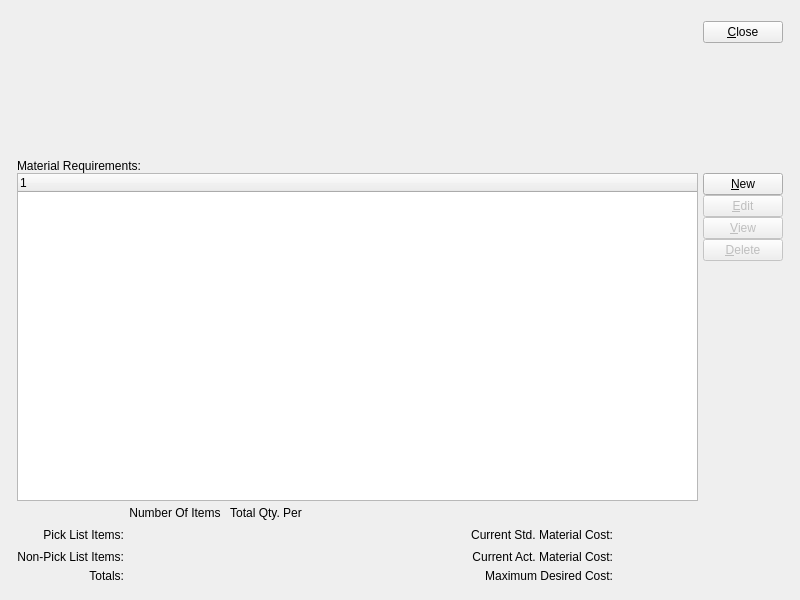
<ui version="4.0" >
 <author></author>
 <comment>This file is part of the xTuple ERP: PostBooks Edition, a free and
open source Enterprise Resource Planning software suite,
Copyright (c) 1999-2011 by OpenMFG LLC, d/b/a xTuple.
It is licensed to you under the Common Public Attribution License
version 1.0, the full text of which (including xTuple-specific Exhibits)
is available at www.xtuple.com/CPAL.  By using this software, you agree
to be bound by its terms.</comment>
 <class>workOrderMaterials</class>
 <widget class="QWidget" name="workOrderMaterials" >
  <property name="geometry" >
   <rect>
    <x>0</x>
    <y>0</y>
    <width>800</width>
    <height>600</height>
   </rect>
  </property>
  <property name="windowTitle" >
   <string>Maintain Work Order Materials</string>
  </property>
  <layout class="QGridLayout" >
   <item row="0" column="0" >
    <layout class="QGridLayout" >
     <property name="leftMargin" >
      <number>12</number>
     </property>
     <property name="topMargin" >
      <number>12</number>
     </property>
     <property name="rightMargin" >
      <number>12</number>
     </property>
     <property name="bottomMargin" >
      <number>12</number>
     </property>
     <property name="horizontalSpacing" >
      <number>12</number>
     </property>
     <property name="verticalSpacing" >
      <number>12</number>
     </property>
     <item row="0" column="0" >
      <layout class="QHBoxLayout" >
       <property name="spacing" >
        <number>0</number>
       </property>
       <item>
        <widget class="WoCluster" name="_wo" >
         <property name="sizePolicy" >
          <sizepolicy vsizetype="Fixed" hsizetype="Fixed" >
           <horstretch>0</horstretch>
           <verstretch>0</verstretch>
          </sizepolicy>
         </property>
         <property name="minimumSize" >
          <size>
           <width>290</width>
           <height>130</height>
          </size>
         </property>
        </widget>
       </item>
       <item>
        <spacer>
         <property name="orientation" >
          <enum>Qt::Horizontal</enum>
         </property>
         <property name="sizeType" >
          <enum>QSizePolicy::Expanding</enum>
         </property>
         <property name="sizeHint" >
          <size>
           <width>20</width>
           <height>20</height>
          </size>
         </property>
        </spacer>
       </item>
       <item>
        <layout class="QVBoxLayout" >
         <property name="spacing" >
          <number>0</number>
         </property>
         <item>
          <widget class="QPushButton" name="_close" >
           <property name="text" >
            <string>&amp;Close</string>
           </property>
          </widget>
         </item>
         <item>
          <spacer>
           <property name="orientation" >
            <enum>Qt::Vertical</enum>
           </property>
           <property name="sizeType" >
            <enum>QSizePolicy::Preferred</enum>
           </property>
           <property name="sizeHint" >
            <size>
             <width>20</width>
             <height>100</height>
            </size>
           </property>
          </spacer>
         </item>
        </layout>
       </item>
      </layout>
     </item>
     <item row="1" column="0" >
      <layout class="QVBoxLayout" >
       <property name="spacing" >
        <number>0</number>
       </property>
       <item>
        <widget class="XLabel" name="_materialRequirementsLit" >
         <property name="minimumSize" >
          <size>
           <width>0</width>
           <height>0</height>
          </size>
         </property>
         <property name="text" >
          <string>Material Requirements:</string>
         </property>
         <property name="alignment" >
          <set>Qt::AlignVCenter</set>
         </property>
        </widget>
       </item>
       <item>
        <layout class="QHBoxLayout" >
         <item>
          <layout class="QVBoxLayout" >
           <item>
            <widget class="XTreeWidget" name="_womatl" >
             <property name="sizePolicy" >
              <sizepolicy vsizetype="Expanding" hsizetype="Expanding" >
               <horstretch>0</horstretch>
               <verstretch>0</verstretch>
              </sizepolicy>
             </property>
             <property name="minimumSize" >
              <size>
               <width>0</width>
               <height>100</height>
              </size>
             </property>
            </widget>
           </item>
           <item>
            <layout class="QGridLayout" >
             <item row="0" column="1" >
              <widget class="XLabel" name="_numberOfItemsLit" >
               <property name="minimumSize" >
                <size>
                 <width>80</width>
                 <height>0</height>
                </size>
               </property>
               <property name="text" >
                <string>Number Of Items</string>
               </property>
               <property name="alignment" >
                <set>Qt::AlignCenter</set>
               </property>
              </widget>
             </item>
             <item row="0" column="2" >
              <widget class="XLabel" name="_totalQtyPerLit" >
               <property name="minimumSize" >
                <size>
                 <width>80</width>
                 <height>0</height>
                </size>
               </property>
               <property name="text" >
                <string>Total Qty. Per</string>
               </property>
               <property name="alignment" >
                <set>Qt::AlignCenter</set>
               </property>
              </widget>
             </item>
             <item row="1" column="0" >
              <widget class="XLabel" name="_PickListItemsLit" >
               <property name="text" >
                <string>Pick List Items:</string>
               </property>
               <property name="alignment" >
                <set>Qt::AlignRight|Qt::AlignTrailing|Qt::AlignVCenter</set>
               </property>
              </widget>
             </item>
             <item row="1" column="1" >
              <widget class="XLabel" name="_pickNumber" >
               <property name="minimumSize" >
                <size>
                 <width>80</width>
                 <height>0</height>
                </size>
               </property>
               <property name="text" >
                <string/>
               </property>
               <property name="alignment" >
                <set>Qt::AlignRight|Qt::AlignTrailing|Qt::AlignVCenter</set>
               </property>
              </widget>
             </item>
             <item row="1" column="2" >
              <widget class="XLabel" name="_pickQtyPer" >
               <property name="minimumSize" >
                <size>
                 <width>80</width>
                 <height>0</height>
                </size>
               </property>
               <property name="text" >
                <string/>
               </property>
               <property name="alignment" >
                <set>Qt::AlignRight|Qt::AlignTrailing|Qt::AlignVCenter</set>
               </property>
              </widget>
             </item>
             <item row="2" column="0" >
              <widget class="XLabel" name="_nonPickListItems" >
               <property name="text" >
                <string>Non-Pick List Items:</string>
               </property>
               <property name="alignment" >
                <set>Qt::AlignRight|Qt::AlignTrailing|Qt::AlignVCenter</set>
               </property>
              </widget>
             </item>
             <item row="2" column="1" >
              <widget class="XLabel" name="_nonPickNumber" >
               <property name="minimumSize" >
                <size>
                 <width>80</width>
                 <height>0</height>
                </size>
               </property>
               <property name="text" >
                <string/>
               </property>
               <property name="alignment" >
                <set>Qt::AlignRight|Qt::AlignTrailing|Qt::AlignVCenter</set>
               </property>
              </widget>
             </item>
             <item row="2" column="2" >
              <widget class="XLabel" name="_nonPickQtyPer" >
               <property name="minimumSize" >
                <size>
                 <width>80</width>
                 <height>0</height>
                </size>
               </property>
               <property name="text" >
                <string/>
               </property>
               <property name="alignment" >
                <set>Qt::AlignRight|Qt::AlignTrailing|Qt::AlignVCenter</set>
               </property>
              </widget>
             </item>
             <item row="3" column="0" >
              <widget class="XLabel" name="_totalLit" >
               <property name="text" >
                <string>Totals:</string>
               </property>
               <property name="alignment" >
                <set>Qt::AlignRight|Qt::AlignTrailing|Qt::AlignVCenter</set>
               </property>
              </widget>
             </item>
             <item row="3" column="1" >
              <widget class="XLabel" name="_totalNumber" >
               <property name="minimumSize" >
                <size>
                 <width>80</width>
                 <height>0</height>
                </size>
               </property>
               <property name="text" >
                <string/>
               </property>
               <property name="alignment" >
                <set>Qt::AlignRight|Qt::AlignTrailing|Qt::AlignVCenter</set>
               </property>
              </widget>
             </item>
             <item row="3" column="2" >
              <widget class="XLabel" name="_totalQtyPer" >
               <property name="minimumSize" >
                <size>
                 <width>80</width>
                 <height>0</height>
                </size>
               </property>
               <property name="text" >
                <string/>
               </property>
               <property name="alignment" >
                <set>Qt::AlignRight|Qt::AlignTrailing|Qt::AlignVCenter</set>
               </property>
              </widget>
             </item>
             <item row="1" column="4" >
              <widget class="XLabel" name="_currentStdCostLit" >
               <property name="text" >
                <string>Current Std. Material Cost:</string>
               </property>
               <property name="alignment" >
                <set>Qt::AlignRight|Qt::AlignTrailing|Qt::AlignVCenter</set>
               </property>
              </widget>
             </item>
             <item row="2" column="4" >
              <widget class="XLabel" name="_currentActCostLit" >
               <property name="text" >
                <string>Current Act. Material Cost:</string>
               </property>
               <property name="alignment" >
                <set>Qt::AlignRight|Qt::AlignTrailing|Qt::AlignVCenter</set>
               </property>
              </widget>
             </item>
             <item row="3" column="4" >
              <widget class="XLabel" name="_maxCostLit" >
               <property name="text" >
                <string>Maximum Desired Cost:</string>
               </property>
               <property name="alignment" >
                <set>Qt::AlignRight|Qt::AlignTrailing|Qt::AlignVCenter</set>
               </property>
              </widget>
             </item>
             <item row="1" column="5" >
              <widget class="XLabel" name="_currentStdCost" >
               <property name="minimumSize" >
                <size>
                 <width>80</width>
                 <height>0</height>
                </size>
               </property>
               <property name="text" >
                <string/>
               </property>
              </widget>
             </item>
             <item row="2" column="5" >
              <widget class="XLabel" name="_currentActCost" >
               <property name="minimumSize" >
                <size>
                 <width>80</width>
                 <height>0</height>
                </size>
               </property>
               <property name="text" >
                <string/>
               </property>
              </widget>
             </item>
             <item row="3" column="5" >
              <widget class="XLabel" name="_maxCost" >
               <property name="minimumSize" >
                <size>
                 <width>80</width>
                 <height>0</height>
                </size>
               </property>
               <property name="text" >
                <string/>
               </property>
              </widget>
             </item>
             <item row="1" column="3" >
              <spacer>
               <property name="orientation" >
                <enum>Qt::Horizontal</enum>
               </property>
               <property name="sizeHint" >
                <size>
                 <width>40</width>
                 <height>20</height>
                </size>
               </property>
              </spacer>
             </item>
            </layout>
           </item>
          </layout>
         </item>
         <item>
          <layout class="QVBoxLayout" >
           <property name="spacing" >
            <number>0</number>
           </property>
           <item>
            <layout class="QVBoxLayout" >
             <property name="spacing" >
              <number>5</number>
             </property>
             <item>
              <layout class="QVBoxLayout" >
               <property name="spacing" >
                <number>0</number>
               </property>
               <item>
                <widget class="QPushButton" name="_new" >
                 <property name="text" >
                  <string>&amp;New</string>
                 </property>
                </widget>
               </item>
               <item>
                <widget class="QPushButton" name="_edit" >
                 <property name="enabled" >
                  <bool>false</bool>
                 </property>
                 <property name="text" >
                  <string>&amp;Edit</string>
                 </property>
                </widget>
               </item>
               <item>
                <widget class="QPushButton" name="_view" >
                 <property name="enabled" >
                  <bool>false</bool>
                 </property>
                 <property name="text" >
                  <string>&amp;View</string>
                 </property>
                </widget>
               </item>
               <item>
                <widget class="QPushButton" name="_delete" >
                 <property name="enabled" >
                  <bool>false</bool>
                 </property>
                 <property name="text" >
                  <string>&amp;Delete</string>
                 </property>
                </widget>
               </item>
              </layout>
             </item>
            </layout>
           </item>
           <item>
            <spacer>
             <property name="orientation" >
              <enum>Qt::Vertical</enum>
             </property>
             <property name="sizeType" >
              <enum>QSizePolicy::Expanding</enum>
             </property>
             <property name="sizeHint" >
              <size>
               <width>20</width>
               <height>20</height>
              </size>
             </property>
            </spacer>
           </item>
          </layout>
         </item>
        </layout>
       </item>
      </layout>
     </item>
    </layout>
   </item>
  </layout>
 </widget>
 <layoutdefault spacing="5" margin="5" />
 <pixmapfunction>qPixmapFromMimeSource</pixmapfunction>
 <customwidgets>
  <customwidget>
   <class>WoCluster</class>
   <extends>QWidget</extends>
   <header>wocluster.h</header>
  </customwidget>
  <customwidget>
   <class>XLabel</class>
   <extends>QLabel</extends>
   <header>xlabel.h</header>
  </customwidget>
  <customwidget>
   <class>XTreeWidget</class>
   <extends>QTreeWidget</extends>
   <header>xtreewidget.h</header>
  </customwidget>
 </customwidgets>
 <tabstops>
  <tabstop>_wo</tabstop>
  <tabstop>_womatl</tabstop>
  <tabstop>_new</tabstop>
  <tabstop>_edit</tabstop>
  <tabstop>_view</tabstop>
  <tabstop>_delete</tabstop>
  <tabstop>_close</tabstop>
 </tabstops>
 <resources/>
 <connections>
  <connection>
   <sender>_close</sender>
   <signal>clicked()</signal>
   <receiver>workOrderMaterials</receiver>
   <slot>close()</slot>
   <hints>
    <hint type="sourcelabel" >
     <x>20</x>
     <y>20</y>
    </hint>
    <hint type="destinationlabel" >
     <x>20</x>
     <y>20</y>
    </hint>
   </hints>
  </connection>
  <connection>
   <sender>_womatl</sender>
   <signal>valid(bool)</signal>
   <receiver>_view</receiver>
   <slot>setEnabled(bool)</slot>
   <hints>
    <hint type="sourcelabel" >
     <x>20</x>
     <y>20</y>
    </hint>
    <hint type="destinationlabel" >
     <x>20</x>
     <y>20</y>
    </hint>
   </hints>
  </connection>
 </connections>
</ui>
